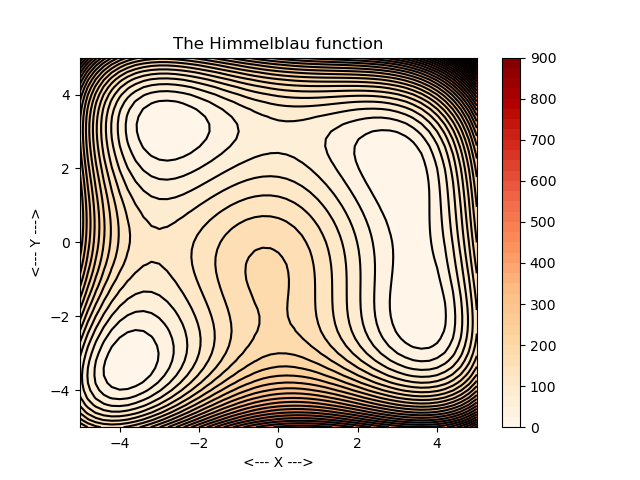

Reproduce this figure in Python.
#! /usr/bin/env python3
#
def contour_himmelblau_test ( ):

#*****************************************************************************80
#
## contour_himmelblau_test() draws a contour plot of the Himmelblau function.
#
#  Licensing:
#
#    This code is distributed under the MIT license.
#
#  Modified:
#
#    04 March 2023
#
#  Author:
#
#    John Burkardt
#
  import matplotlib.pyplot as plt
  import numpy as np
  from matplotlib import cm

  print ( '' )
  print ( 'contour_himmelblau_test():' )
  print ( '  Draw a contour plot of the Himmelblau function.' )

  x = np.linspace ( -5.0, 5.0, 51 )
  y = np.linspace ( -5.0, 5.0, 51 )
  X, Y = np.meshgrid ( x, y )  
  Z = ( X**2 + Y - 11.0 )**2 + ( X + Y**2 - 7.0 )**2
#
#  Form the figure.
#
  plt.clf ( )
  levels = 35
  plt.contourf ( X, Y, Z, levels, cmap = cm.OrRd )
  plt.colorbar ( )
  plt.contour ( X, Y, Z, levels, colors = 'black' )
  plt.title ( 'The Himmelblau function' )
  plt.xlabel ( '<--- X --->' )
  plt.ylabel ( '<--- Y --->' )
  filename = 'contour_himmelblau_test.png'
  plt.savefig ( filename )
  print ( '  Graphics saved as "' + filename + '"' )
  plt.close ( )

  return

if ( __name__ == '__main__' ):
  contour_himmelblau_test ( )
